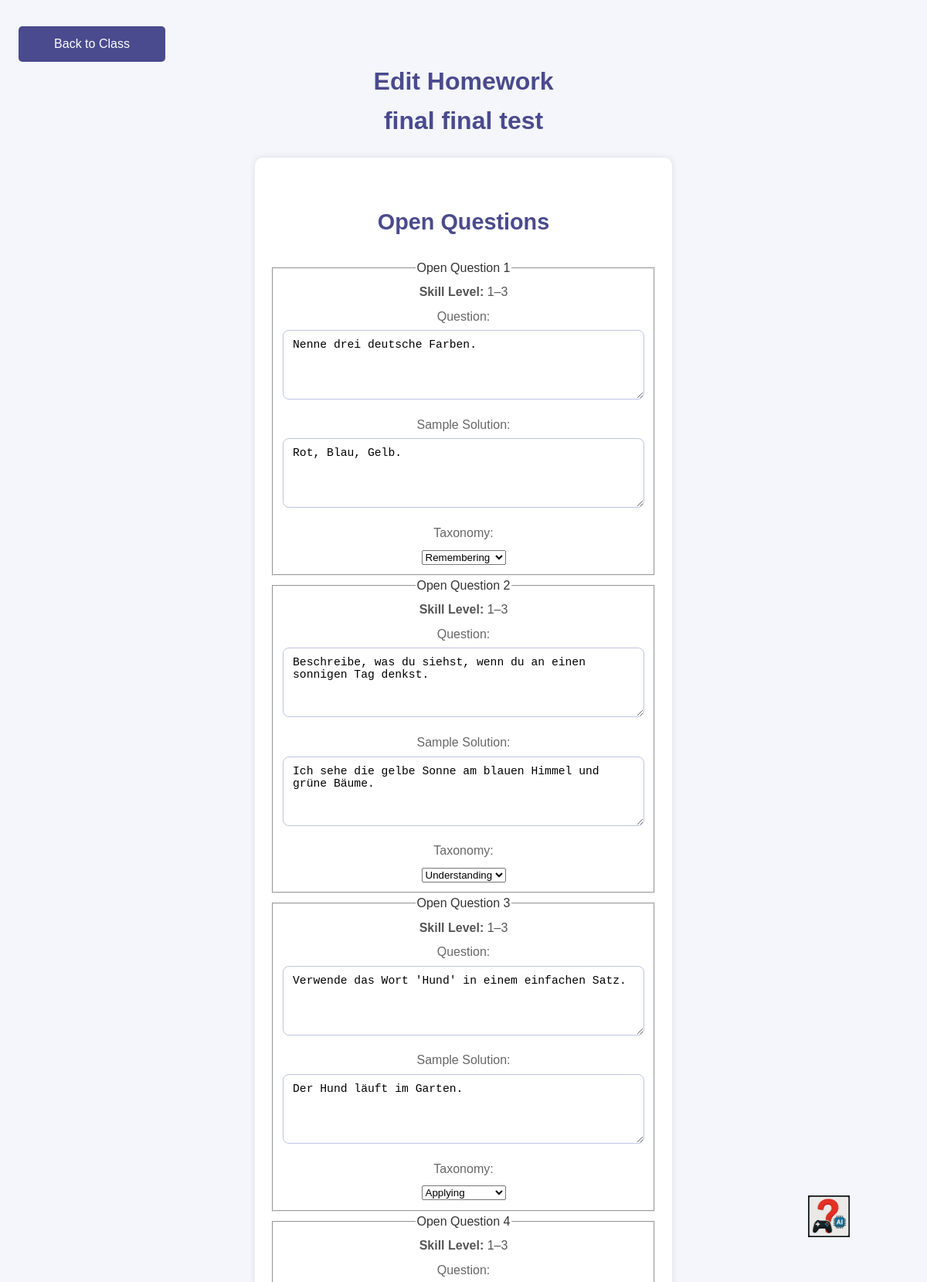
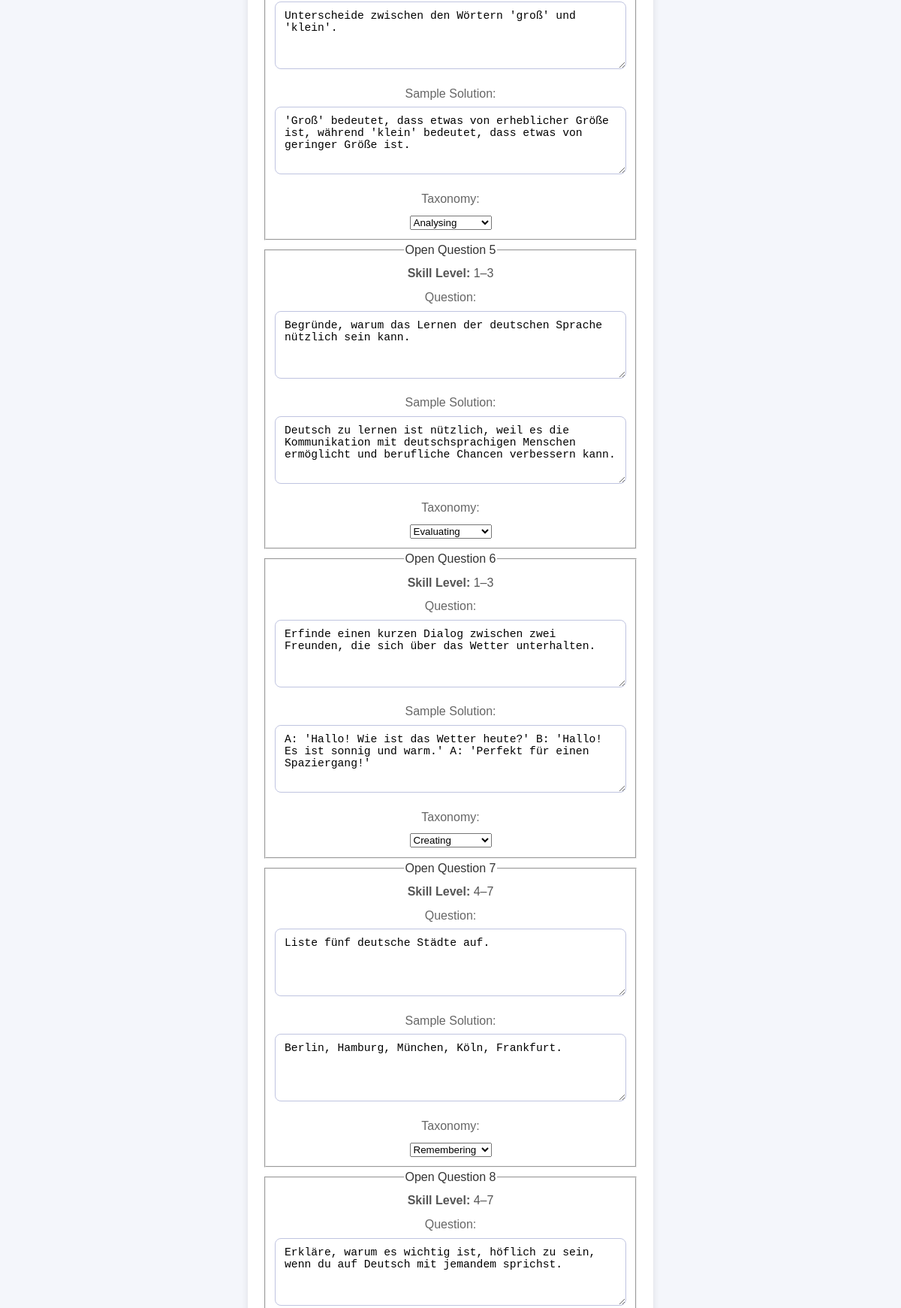
Page /edit_homework/45/2/1 (upper part) on the committed database (2 pictures, top to bottom).
### tables this page shows
CREATE TABLE Homework (
    id INTEGER PRIMARY KEY AUTOINCREMENT,
    class_id INTEGER,
    description TEXT NOT NULL,
    date_created TIMESTAMP DEFAULT CURRENT_TIMESTAMP, title TEXT NOT NULL DEFAULT 'Untitled Homework', status TEXT DEFAULT 'draft', is_team_challenge INTEGER DEFAULT 0,
    FOREIGN KEY (class_id) REFERENCES Classes(id)
);

CREATE TABLE HomeworkOpenQuestions (
    id INTEGER PRIMARY KEY AUTOINCREMENT,
    homework_id INTEGER,
    question TEXT NOT NULL,
    sample_solution TEXT NOT NULL,
    taxonomy TEXT NOT NULL, skill_level INTEGER,
    FOREIGN KEY (homework_id) REFERENCES Homework(id)
);

### app.py (the view, shortened to what this page needs)
@app.route('/edit_homework/<int:homework_id>/<int:class_id>/<int:teacher_id>', methods=['GET', 'POST'])
def edit_homework(homework_id, class_id, teacher_id):
    import json
    conn = get_db_connection()
    from_archive = request.args.get('from_archive')
    teacher_classes = []
    print(teacher_id)
    print(teacher_classes)
    homework = conn.execute('SELECT * FROM Homework WHERE id = ?', (homework_id,)).fetchone()
    questions = conn.execute('SELECT * FROM HomeworkQuestions WHERE homework_id = ?', (homework_id,)).fetchall()
    open_questions = conn.execute(
        'SELECT * FROM HomeworkOpenQuestions WHERE homework_id = ?', (homework_id,)
    ).fetchall()
    conn.close()
    default_start_time = datetime.now().strftime('%Y-%m-%dT%H:%M')
    default_end_time = (datetime.now() + timedelta(days=7)).strftime('%Y-%m-%dT%H:%M')
    return render_template(
        'edit_homework.html',
        homework=homework,
        questions=questions,
        open_questions=open_questions,
        class_id=class_id,
        teacher_id=teacher_id,
        teacher_classes=teacher_classes,
        from_archive=from_archive,
        default_start_time=default_start_time,
        default_end_time=default_end_time,
        json=json
    )

### app.py (called while the page is built)
def get_db_connection():
    conn = sqlite3.connect('ahg/database.db')
    conn.row_factory = sqlite3.Row
    return conn

### templates/edit_homework.html (shortened to what this page needs)
<!DOCTYPE html>
<html lang="en">
<head>
    <link rel="stylesheet" href="{{ url_for('static', filename='styles.css') }}">
</head>
<body>
    {% if from_archive %}
        <div class="top-buttons-fixed-left">
            <a href="{{ url_for('task_archive') }}" class="button">Back to Task Archive</a>
        </div>
    {% else %}
        <div class="top-buttons-fixed-left">
            <a href="/class_details_teacher/{{ class_id }}/{{ teacher_id }}" class="button">Back to Class</a>
        </div>
    {% endif %}
    <h1 style="margin-top:60px;">Edit Homework <br> {{ homework['title'] }}</h1>
    <div id="help-button-fixed" style="position: fixed; top: 20%; right: 10px; transform: translateY(-50%); z-index: 1100;">
        <button type="button"
            onclick="document.getElementById('help-modal').style.display='flex';"
            style="background: none; border: none; border-radius: 50%; cursor: pointer; padding: 6px;">
            <img src="{{ url_for('static', filename='help_icon.png') }}" alt="Help"
                style="width:54px; height:54px; display:block;">
        </button>
    </div>
    <form method="POST" id="edit-form" style="padding-bottom:90px;">
        {% if open_questions %}
            <h2 style="margin-top:40px;">Open Questions</h2>
            {% for oq in open_questions %}
                <fieldset>
                    <legend>Open Question {{ loop.index }}</legend>
                    <div style="margin-bottom:6px; color:#555;">
                        <strong>Skill Level:</strong>
                        {% if oq['skill_level'] == 1 %}
                            1–3
                        {% elif oq['skill_level'] == 4 %}
                            4–7
                        {% elif oq['skill_level'] == 8 %}
                            8–10
                        {% else %}
                            {{ oq['skill_level'] }}
                        {% endif %}
                    </div>
                    <label>Question:</label>
                    <textarea name="open_questions" required class="big-input" {% if from_archive %}readonly{% endif %}>{{ oq['question'] }}</textarea>
                    <label>Sample Solution:</label>
                    <textarea name="sample_solutions" required class="big-input" {% if from_archive %}readonly{% endif %}>{{ oq['sample_solution'] }}</textarea>
                    <label>Taxonomy:</label>
                    <select name="open_taxonomies" required {% if from_archive %}disabled{% endif %}>
                        <option value="Remembering" {% if oq['taxonomy'] == 'Remembering' %}selected{% endif %}>Remembering</option>
                        <option value="Understanding" {% if oq['taxonomy'] == 'Understanding' %}selected{% endif %}>Understanding</option>
                        <option value="Applying" {% if oq['taxonomy'] == 'Applying' %}selected{% endif %}>Applying</option>
                        <option value="Analysing" {% if oq['taxonomy'] == 'Analysing' %}selected{% endif %}>Analysing</option>
                        <option value="Evaluating" {% if oq['taxonomy'] == 'Evaluating' %}selected{% endif %}>Evaluating</option>
                        <option value="Creating" {% if oq['taxonomy'] == 'Creating' %}selected{% endif %}>Creating</option>
                    </select>
                </fieldset>
            {% endfor %}
        {% endif %}
    </form>
</body>
</html>

### static/styles.css (style rules this page uses)
body { font-family: 'Arial', sans-serif; background-color: #f4f4f9; color: #333; margin: 0; padding: 20px; line-height: 1.6; }
h1, h2, h3 { color: #4a4a8e; text-align: center; }
.button, button, .back-button { background-color: #4a4a8e; color: white; border: none; padding: 10px 20px; margin: 10px 0; border-radius: 5px; cursor: pointer; transition: background-color 0.3s ease; text-decoration: none; display: block; text-align: center; width: 150px; margin-left: auto; margin-right: auto; }
.top-buttons-fixed-left { position: fixed; top: 24px; left: 24px; z-index: 1000; background: none; box-shadow: none; }
form { background-color: #fff; padding: 20px; border-radius: 10px; box-shadow: 0 0 10px rgba(0, 0, 0, 0.1); max-width: 400px; margin: 20px auto; }
label { display: block; margin-bottom: 5px; color: #666; }
a { text-decoration: none; color: #4a4a8e; }
form { background-color: #fff; padding: 20px; border-radius: 10px; box-shadow: 0 0 10px rgba(0, 0, 0, 0.1); max-width: 500px; margin: 20px auto; text-align: center; }
h2 { margin-top: 30px; font-size: 1.8em; color: #4a4a8e; text-align: center; }
.big-input { width: 100%; min-height: 90px; font-size: 1.13em; padding: 10px 12px; border-radius: 8px; border: 1.5px solid #bfc4e0; margin-bottom: 12px; background: #fff; box-sizing: border-box; resize: vertical; }
textarea.big-input { min-height: 90px; resize: vertical; }
body { background: #f4f6fb; }

### rows in the picture
Homework: title "final final test"
HomeworkOpenQuestions: skill_level "1–3", open_questions "Nenne drei deutsche Farben.", sample_solutions "Rot, Blau, Gelb.", open_taxonomies "Remembering"
HomeworkOpenQuestions: skill_level "1–3", open_questions "Beschreibe, was du siehst, wenn du an einen sonnigen Tag denkst.", sample_solutions "Ich sehe die gelbe Sonne am blauen Himmel und grüne Bäume.", open_taxonomies "Understanding"
HomeworkOpenQuestions: skill_level "1–3", open_questions "Verwende das Wort 'Hund' in einem einfachen Satz.", sample_solutions "Der Hund läuft im Garten.", open_taxonomies "Applying"
HomeworkOpenQuestions: skill_level "1–3", open_questions "Unterscheide zwischen den Wörtern 'groß' und 'klein'.", sample_solutions "'Groß' bedeutet, dass etwas von erheblicher Größe ist, während 'klein' bedeutet, dass etwas von geringer Größe ist.", open_taxonomies "Analysing"
HomeworkOpenQuestions: skill_level "1–3", open_questions "Begründe, warum das Lernen der deutschen Sprache nützlich sein kann.", sample_solutions "Deutsch zu lernen ist nützlich, weil es die Kommunikation mit deutschsprachigen Menschen ermöglicht und berufliche Chancen verbessern kann.", open_taxonomies "Evaluating"
HomeworkOpenQuestions: skill_level "1–3", open_questions "Erfinde einen kurzen Dialog zwischen zwei Freunden, die sich über das Wetter unterhalten.", sample_solutions "A: 'Hallo! Wie ist das Wetter heute?' B: 'Hallo! Es ist sonnig und warm.' A: 'Perfekt für einen Spaziergang!'", open_taxonomies "Creating"
HomeworkOpenQuestions: skill_level "4–7", open_questions "Liste fünf deutsche Städte auf.", sample_solutions "Berlin, Hamburg, München, Köln, Frankfurt.", open_taxonomies "Remembering"
HomeworkOpenQuestions: skill_level "4–7", open_questions "Erkläre, warum es wichtig ist, höflich zu sein, wenn du auf Deutsch mit jemandem sprichst."
